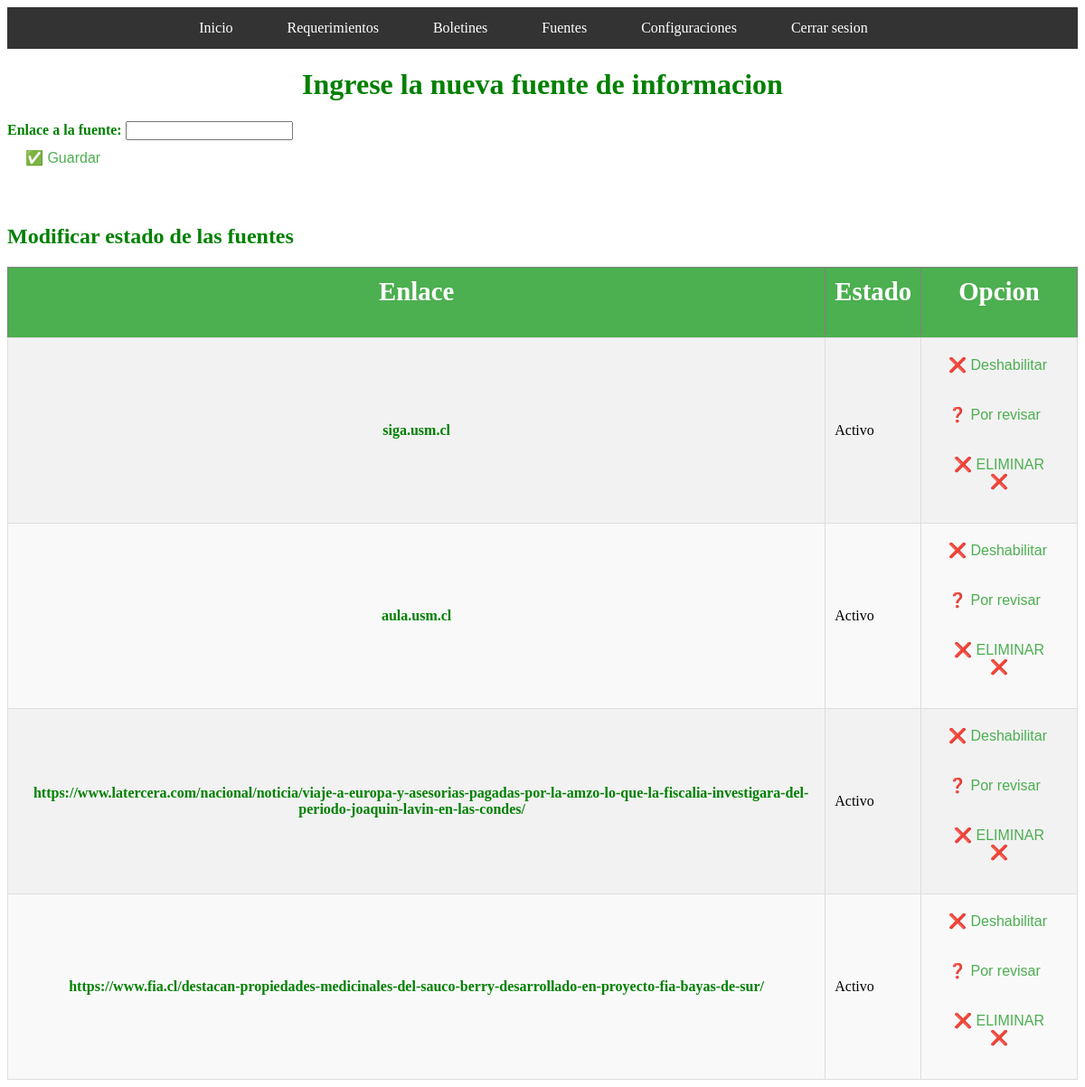
The app's page /administrar_fuentes/ (signed in) with its own data.
### myapp/models.py (models this page shows, shortened)
class Fuente(models.Model):
    enlace = models.CharField(max_length=500)  # Link de la fuente
    estado = models.IntegerField(default=1)

### myapp/permisos.py (the view)
    @login_required
    @user_passes_test(lambda user: user.is_staff)
    def wrapped_view(request, *args, **kwargs):
        return view_func(request, *args, **kwargs)

### myapp/form.py
class CreateFuente(forms.Form):
    enlace = forms.CharField(label='Enlace',max_length=500)

### myapp/permisos.py (called while the page is built)
def staff_required(view_func):
    @login_required
    @user_passes_test(lambda user: user.is_staff)
    def wrapped_view(request, *args, **kwargs):
        return view_func(request, *args, **kwargs)
    return wrapped_view

### myapp/views.py (called while the page is built, shortened)
@staff_required
def administrar_fuentes(request):
    if request.method == ('GET'):
        return render(request, ADMINISTRAR_FUENTE,{'formulario': form.CreateFuente(),'fuentes':models.Fuente.objects.all()})

### myapp/templates/fuentes/administrar_fuentes.html (shortened to what this page needs)
{% extends 'menu.html' %}
{% block content %}
{% load static %}
<head>
    <link rel="stylesheet" href="{% static 'css/estilo_tablas.css' %}">
</head>
<h1 style="font-weight: bold; color: green; text-align: center;">Ingrese la nueva fuente de informacion</h1>
<form method='POST'>
    <div class="form-group">
        <label for="{{ formulario.enlace.id_for_label }}" style="font-weight: bold; color: green;">Enlace a la fuente: </label>
        {{ formulario.enlace }}
    </div>
    <button class="btn-invisible" type="submit">✅ Guardar</button>
</form>
{% if user.is_superuser %}
<br><h2 style="font-weight: bold; color: green;">Modificar estado de las fuentes</h2>
<table border = "1">
    <thead>
        <tr>
            <th><h2>Enlace</h2></th>
            <th><h2>Estado</h2></th>
            <th><h2>Opcion</h2></th>
        </tr>
    </thead>
    <tbody>
    {% for fuente in fuentes %}
                <tr>
                    <td>
                    <div style= "font-weight: bold; color: green; text-align: center;">
                        {% if "http" in fuente.enlace %}
                        <a href="{{ fuente.enlace }}" target="_blank" rel="noopener noreferrer" style="color: green;">
                            {{ fuente.enlace }}
                        </a>
                        {% else %}
                        <a href="https://{{ fuente.enlace }}" target="_blank" rel="noopener noreferrer" style="color: green;">
                            {{ fuente.enlace }}
                        </a>
                        {% endif %}
                    </div>
                    </td>
            {% if fuente.estado == 1 %}
                    <td>Activo</td>
                    <td>
                        <form method="post">
                            <button class="btn-invisible" type="submit">❌ Deshabilitar</button>
                        </form>
                        <form method="post">
                            <button class="btn-invisible" type="submit">❓ Por revisar</button>
                        </form>
            {% endif %}
            <form method="post">
                <button class="btn-invisible" type="submit">❌ ELIMINAR ❌</button>
            </form>
        </td>
        </tr>
    {% endfor %}
    </tbody>
</table>
{% endif %}
{% endblock %}

### myapp/static/css/estilo_tablas.css (style rules this page uses)
table { width: 100%; border-collapse: collapse; margin-top: 20px; }
th, td { padding: 10px; text-align: left; }
th { background-color: #4CAF50; color: white; font-size: 1.2em; text-align: center; }
td { background-color: #f2f2f2; border: 1px solid #ddd; }
tr:nth-child(even) td { background-color: #f9f9f9; }
a { color: #4CAF50; text-decoration: none; padding: 5px 10px; border-radius: 5px; }
.btn-invisible { background: none; border: none; color: #4CAF50; font-size: 1em; padding: 10px 20px; cursor: pointer; border-radius: 5px; }

### records on screen
Fuente: enlace "siga.usm.cl"
Fuente: enlace "aula.usm.cl"
Fuente: enlace "https://www.latercera.com/nacional/noticia/viaje-a-europa-y-asesorias-pagadas-por-la-amzo-lo-que-la-fiscalia-investigara-del-periodo-joaquin-lavin-en-las-condes/"
Fuente: enlace "https://www.fia.cl/destacan-propiedades-medicinales-del-sauco-berry-desarrollado-en-proyecto-fia-bayas-de-sur/"
